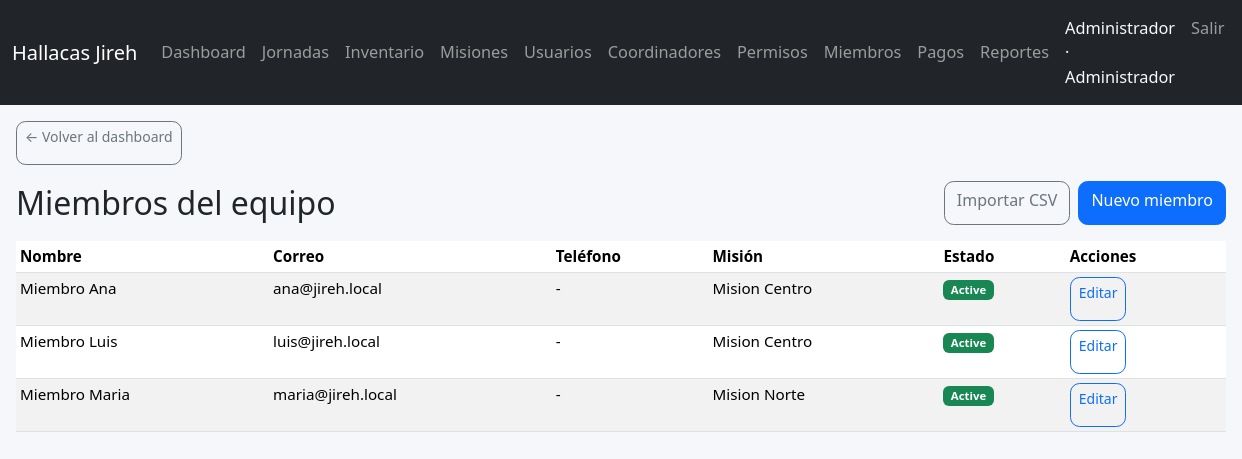
/index.php?r=members (signed in), run on the app's committed database.
### tables this page shows
CREATE TABLE IF NOT EXISTS users (
  id INT AUTO_INCREMENT PRIMARY KEY,
  name VARCHAR(120) NOT NULL,
  email VARCHAR(190) NOT NULL UNIQUE,
  password_hash VARCHAR(255) NOT NULL,
  role VARCHAR(40) NOT NULL DEFAULT 'member',
  mission_id INT NULL,
  jornada_id INT NULL,
  phone VARCHAR(40) NULL,
  status ENUM('active','inactive') NOT NULL DEFAULT 'active',
  created_at DATETIME NOT NULL DEFAULT CURRENT_TIMESTAMP,
  updated_at DATETIME NOT NULL DEFAULT CURRENT_TIMESTAMP ON UPDATE CURRENT_TIMESTAMP,
  FOREIGN KEY (mission_id) REFERENCES missions(id) ON DELETE SET NULL
);

CREATE TABLE IF NOT EXISTS missions (
  id INT AUTO_INCREMENT PRIMARY KEY,
  name VARCHAR(120) NOT NULL,
  code VARCHAR(40) NOT NULL UNIQUE,
  description TEXT NULL,
  coordinator_id INT NULL,
  status ENUM('active','inactive') NOT NULL DEFAULT 'active',
  created_at DATETIME NOT NULL DEFAULT CURRENT_TIMESTAMP,
  updated_at DATETIME NOT NULL DEFAULT CURRENT_TIMESTAMP ON UPDATE CURRENT_TIMESTAMP
);

### app/controllers/MemberController.php (called while the page is built, shortened)
<?php
class MemberController {
    public static function index(): void {
        if (Auth::isAdmin()) {
            $members = User::all('member');
        }
        include BASE_PATH . '/app/views/members/index.php';
    }
}

### app/auth.php (called while the page is built, shortened)
<?php
class Auth {
    public static function user(): ?array { return $_SESSION['user'] ?? null; }
    public static function role(): string { return self::user()['role'] ?? 'guest'; }
    public static function isAdmin(): bool { return self::role() === 'admin'; }
}

### app/models/User.php (called while the page is built, shortened)
<?php
class User {
    public static function all(string $role = '', ?int $missionId = null): array {
        $sql = 'SELECT u.*, m.name AS mission_name, (SELECT GROUP_CONCAT(j.name SEPARATOR ", ") FROM user_jornada uj JOIN jornadas j ON j.id=uj.jornada_id WHERE uj.user_id=u.id) AS jornada_name FROM users u LEFT JOIN missions m ON m.id=u.mission_id WHERE 1=1';
        $p = [];
        if ($role) { $sql .= ' AND u.role = ?'; $p[] = $role; }
        $sql .= ' ORDER BY u.name';
        return DB::query($sql, $p)->fetchAll();
    }
}

### app/db.php (called while the page is built)
<?php
class DB {
    private static ?PDO $pdo = null;
    public static function connect(): PDO {
        if (self::$pdo === null) {
            $dsn = 'mysql:host=' . DB_HOST . ';port=' . DB_PORT . ';dbname=' . DB_NAME . ';charset=utf8mb4';
            $options = [
                PDO::ATTR_ERRMODE => PDO::ERRMODE_EXCEPTION,
                PDO::ATTR_DEFAULT_FETCH_MODE => PDO::FETCH_ASSOC,
                PDO::ATTR_EMULATE_PREPARES => false,
            ];
            try {
                self::$pdo = new PDO($dsn, DB_USER, DB_PASS, $options);
            } catch (PDOException $e) {
                error_log('DB connection failed: ' . $e->getMessage());
                http_response_code(500);
                $msg = 'No se pudo conectar a la base de datos.';
                if (defined('APP_DEBUG') && APP_DEBUG) {
                    $msg .= ' Revise DB_HOST, DB_NAME, DB_USER y DB_PASS (.env o variables de entorno). Detalle: ' . $e->getMessage();
                } else {
                    $msg .= ' Configure el archivo .env en el servidor o las variables de entorno de MySQL.';
                }
                die($msg);
            }
        }
        return self::$pdo;
    }
    public static function query(string $sql, array $params = []): PDOStatement {
        $stmt = self::connect()->prepare($sql);
        $stmt->execute($params);
        return $stmt;
    }
}

### app/views/members/index.php (the view, shortened to what this page needs)
<?php include BASE_PATH . '/app/views/partials/header.php';
page_back('dashboard', 'Volver al dashboard');
?>
<div class="d-flex flex-column flex-sm-row justify-content-between align-items-stretch align-items-sm-center gap-2 mb-3">
  <div>
    <h2 class="mb-0">Miembros del equipo</h2>
  </div>
  <div class="d-flex flex-wrap gap-2">
    <a class="btn btn-outline-secondary" href="<?= url('member_import') ?>">Importar CSV</a>
    <a class="btn btn-primary" href="<?= url('member_create') ?>">Nuevo miembro</a>
  </div>
</div>
<div class="table-responsive">
<table class="table table-striped table-hover table-sm">
  <thead>
    <tr><th>Nombre</th><th>Correo</th><th>Teléfono</th><?php if (Auth::isAdmin()): ?><th>Misión</th><?php endif; ?><th>Estado</th><th>Acciones</th></tr>
  </thead>
  <tbody>
  <?php if (empty($members)): ?>
  <tr><td colspan="<?= Auth::isAdmin() ? 6 : 5 ?>" class="text-muted text-center py-4">No hay miembros registrados</td></tr>
  <?php else: foreach ($members as $m): ?>
  <tr>
    <td><?= h($m['name']) ?></td>
    <td><?= h($m['email']) ?></td>
    <td><?= h($m['phone'] ?? '-') ?></td>
    <?php if (Auth::isAdmin()): ?><td><?= h($m['mission_name'] ?? '-') ?></td><?php endif; ?>
    <td><?= status_badge($m['status']) ?></td>
    <td>
      <a class="btn btn-sm btn-outline-primary" href="<?= url('member_edit', ['id' => (int)$m['id']]) ?>">Editar</a>
    </td>
  </tr>
  <?php endforeach; endif; ?>
  </tbody>
</table>
</div>
<?php include BASE_PATH . '/app/views/partials/footer.php'; ?>

### app/helpers.php (shortened to what this page needs)
<?php
function page_back(string $route, string $label = 'Volver', array $params = []): void {
    echo '<a href="' . h(url($route, $params)) . '" class="btn btn-outline-secondary btn-sm mb-3">&larr; ' . h($label) . '</a>';
}
function url(string $route = '', array $params = []): string {
    $q = array_merge(['r' => $route], $params);
    return '/index.php?' . http_build_query($q);
}
function h($v): string {
    return htmlspecialchars((string)($v ?? ''), ENT_QUOTES, 'UTF-8');
}
function status_badge(string $status): string {
    $map = [
        'pendiente' => 'danger',
        'parcial' => 'warning',
        'pagado' => 'success',
        'open' => 'primary',
        'closed' => 'secondary',
        'active' => 'success',
        'inactive' => 'secondary',
    ];
    $c = $map[$status] ?? 'secondary';
    return '<span class="badge bg-' . $c . '">' . h(ucfirst($status)) . '</span>';
}

### public/assets/css/app.css (style rules this page uses)
:root { --brand:#0d6efd; }
body { background-color:#f5f7fa; font-size:1rem; }
.btn { border-radius:.6rem; min-height:44px; }
.table { font-size:.9rem; }
.table-responsive { -webkit-overflow-scrolling:touch; }
@media (min-width: 768px) { body { font-size:1.02rem; } }
@media (min-width: 768px) { .table { font-size:.95rem; } }

### data on the page
users: name "Miembro Ana", email "ana@jireh.local", phone "-", mission.name "Mision Centro", status "Active"
users: name "Miembro Luis", email "luis@jireh.local", phone "-", mission.name "Mision Centro", status "Active"
users: name "Miembro Maria", email "maria@jireh.local", phone "-", mission.name "Mision Norte", status "Active"

### other printed values
APP_NAME "Hallacas Jireh"
Auth::user()['name'] "Administrador"
role_label(Auth::role()) "Administrador"
$label "Volver al dashboard"
